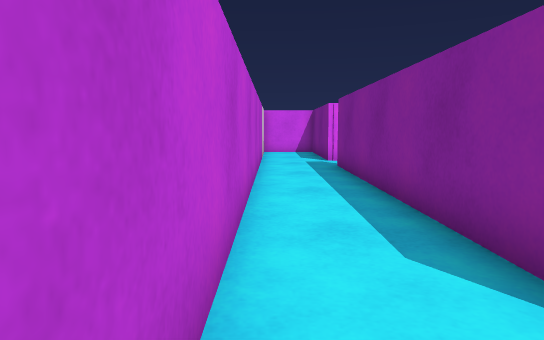
view 1 (above)

18 first-person views from a walk through a Unity game level. The camera is 0.55 m above the floor, tilts 6° down and sees 70° across. The floor is counted in squares, 0.5 m on a side. Each view is taken from the middle of a square. On the plan, view 1 faces up. The plan holds only what a view shows up to about 14 squares ahead; the rest is blank. The player character is not drawn.

view 2
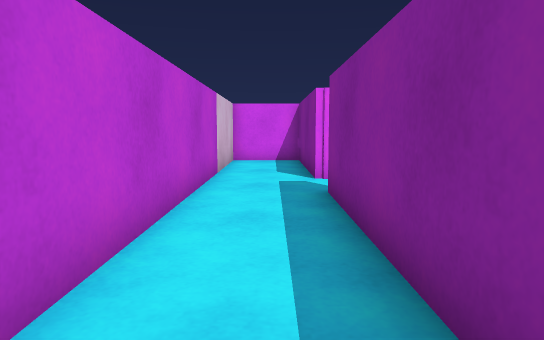

view 3
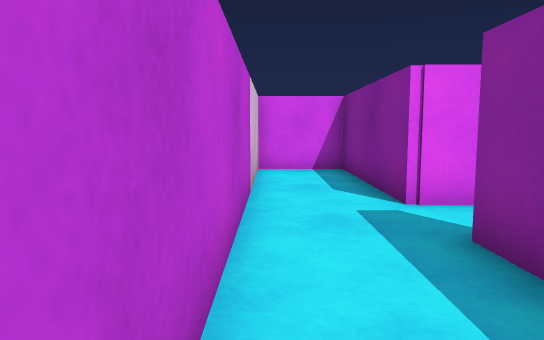

view 4
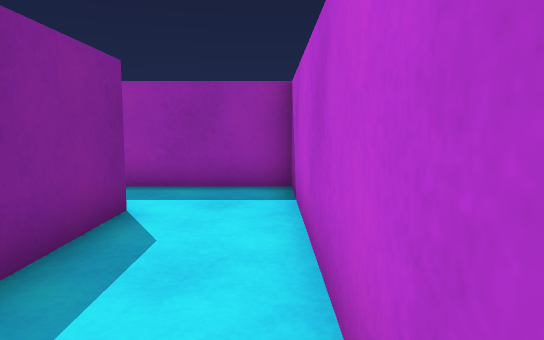

view 5
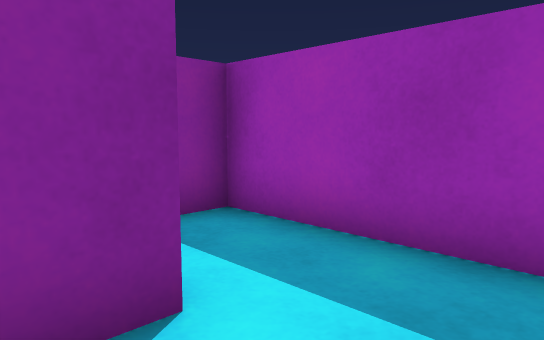

view 6
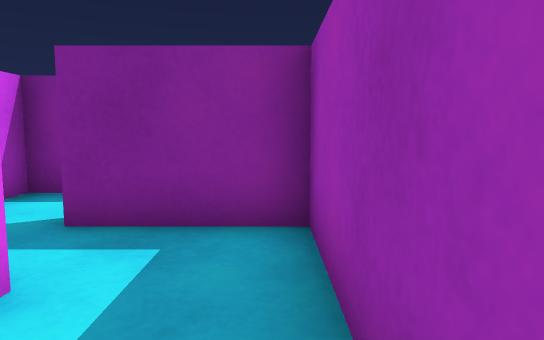

view 7
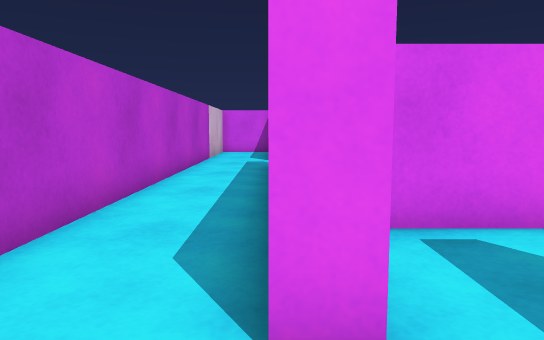

view 8
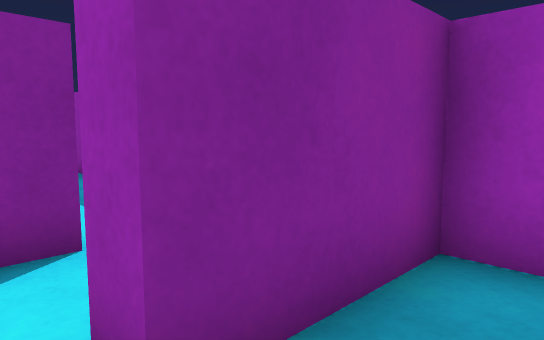

view 9
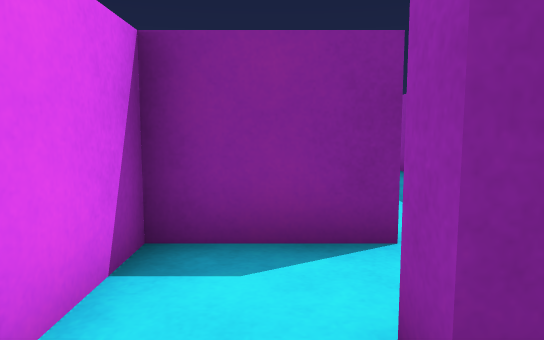

view 10
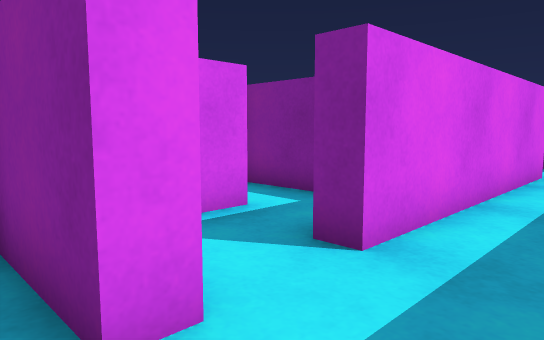

view 11
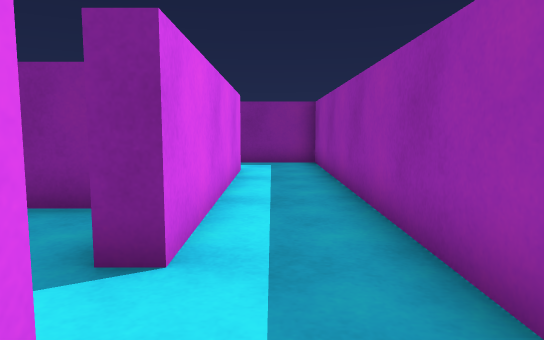

view 12
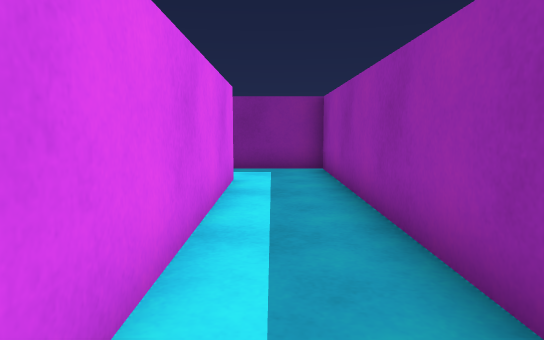

view 13
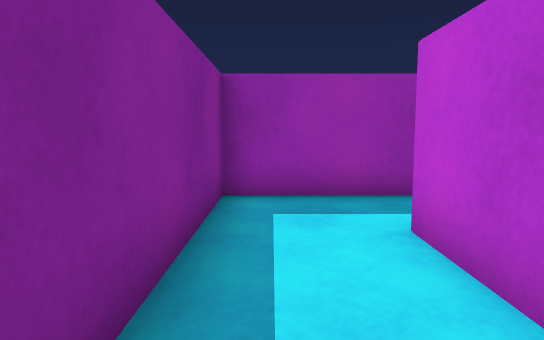

view 14
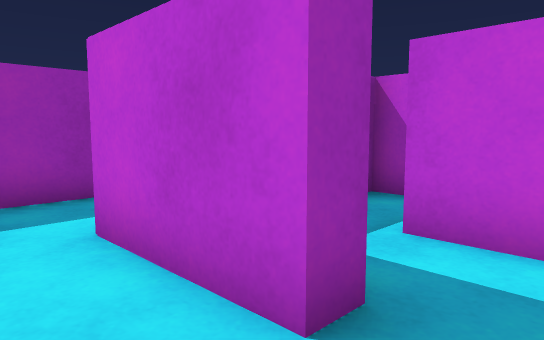

view 15
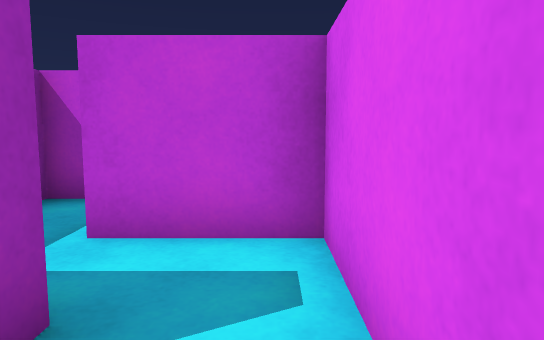

view 16
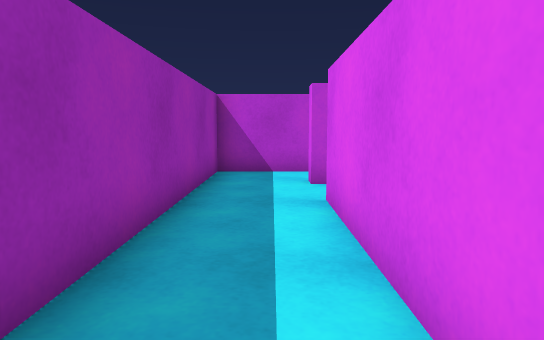

view 17
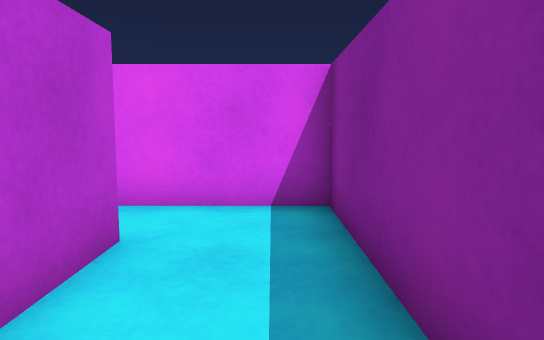

view 18
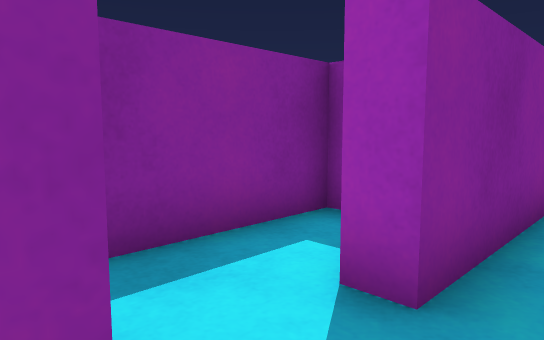

### Floor plan
Ten units are one square. View 1 is at (0, 0); x grows to the right and y downward. Boxes are objects, and circles mark ways between rooms. Rooms are numbered by the first view taken in them; rooms with no view inside come last. Other rooms are left out.
<svg viewBox="-9 -193 202 202">
<path fill="none" stroke="#000" d="M30 -136 20 -136 20 -188 -4 -188 -4 4 26 4M26 -18 20 -18 20 -118 26 -118M43 -15 43 -24 50 -24M55 -42 32 -42M72 -18 67 -18M49 -20 49 4 74 4M113 -35 113 -61M165 -47 165 -18 90 -18 90 -25M98 -42 89 -42M74 4 188 4 188 -65 164 -65M159 -47 165 -47M164 -65 142 -65 142 -40M67 -18 67 -42 55 -42M26 4 43 4 43 -15"/>
<circle cx="20" cy="-5" r="3" fill="#2a7"/>
<circle cx="45" cy="-30" r="3" fill="#2a7"/>
<circle cx="30" cy="-20" r="3" fill="#2a7"/>
<circle cx="70" cy="-5" r="3" fill="#2a7"/>
<circle cx="60" cy="-20" r="3" fill="#2a7"/>
<circle cx="160" cy="-55" r="3" fill="#2a7"/>
<text x="10" y="-90">1</text>
<text x="40" y="-30">2</text>
<text x="60" y="-10">3</text>
<text x="140" y="-10">4</text>
<text x="150" y="-50">5</text>
<text x="60" y="-30">6</text>
<text x="30" y="-10">7</text>
</svg>
Room 1 opens to room 7. Room 2 opens to room 6. Room 2 opens to room 7. Room 3 opens to room 4. Room 3 opens to room 6. Room 4 opens to room 5.

Where each view was taken, in squares from view 1:
view 1: 0 up, 0 right, facing up
view 2: 5 up, 1 right, facing up
view 3: 8 up, 0 right, facing up
view 4: 7 up, 0 right, facing down
view 5: 3 up, 0 right, facing down-right
view 6: 0 up, 0 right, facing right
view 7: 0 up, 2 right, facing up
view 8: 3 up, 3 right, facing down-right
view 9: 3 up, 3 right, facing right
view 10: 0 up, 6 right, facing up-right
view 11: 1 up, 6 right, facing right
view 12: 1 up, 8 right, facing right
view 13: 6 up, 18 right, facing down
view 14: 6 up, 18 right, facing down-left
view 15: 6 up, 18 right, facing left
view 16: 1 up, 15 right, facing left
view 17: 1 up, 18 right, facing up
view 18: 14 up, 1 right, facing down-right
